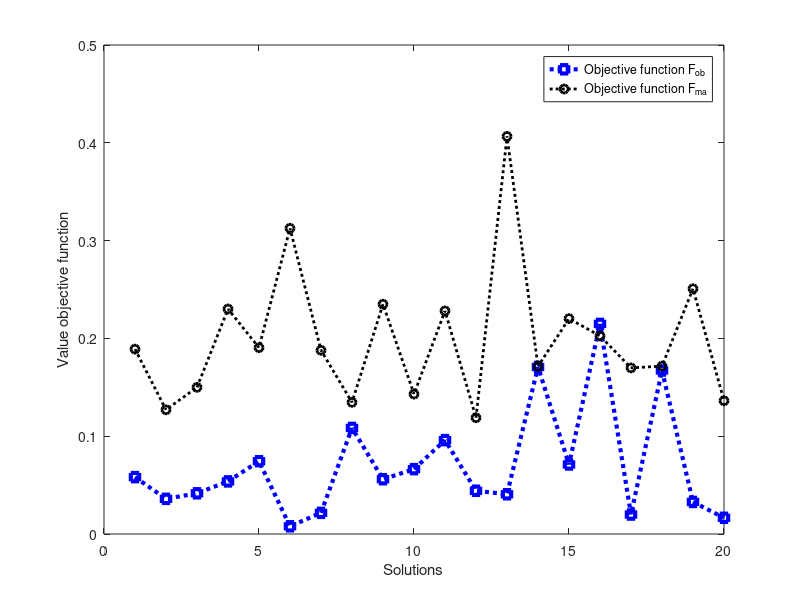

Write MATLAB code to recreate this figure.
%%%%%%%%%%%%%%%%%%%%%%%%%%%%%%%%%%%%%%%%%%%%%%%%%%%%%%%%%%%%%%%%%
% This code implements the technique proposed in the article titled:
% "A Novel Transformation Technique for Solving Highly Linear Systems of Equations via Evolutionary Algorithms".
% This program uses the GA-octave package to run genetic algorithms.
% To run this program correctly, ensure the GA-octave package is installed.
% and this file is saved in the correct folder.
%%%%%%%%%%%%%%%%%%%%%%%%%%%%%%%%%%%%%%%%%%%%%%%%%%%%%%%%%%%%%%%%%%

clear all  % Clear all variables from the workspace
pkg load statistics

num_runs = 20;  % Number of times each sub-block of the algorithm will run

% Define Bounds for the First Block (10 variables)
lb1 = -ones(1, 10);  % Generates a row of ten -1s
ub1 = ones(1, 10);   % Generates a row of ten 1s

% Define Bounds for the Second Block (5 variables)
lb2 = -ones(1, 5);   % Generates a row of five -1s
ub2 = ones(1, 5);    % Generates a row of five 1s


% =================================================================
% DEFINITION OF OBJECTIVE FUNCTIONS
% =================================================================

function z = funt(x)
    y = zeros(10, 1);  % Initialize y with zeros
    y(1) = x(6) - 0.16275449 * (x(1) * x(5) * x(9)) - 0.37842197;
    y(2) = x(7) - 0.15585316 * (x(3) * x(1) * x(9)) - 0.19807914;
    y(3) = x(8) - 0.19950920 * (x(3) * x(9) * x(2)) - 0.44166728;
    y(4) = x(9) - 0.18922793 * (x(4) * x(8) * x(5)) - 0.14654113;
    y(5) = x(5) - 0.19612740 * (x(5) * x(9) * x(4)) - 0.34504906;
    y(6) = x(1) - 0.18324757 * (x(7) * x(2) * x(10)) - 0.25428722;
    y(7) = x(2) - 0.16955071 * (x(1) * x(6) * x(5)) - 0.27162577;
    y(8) = x(3) - 0.21180486 * (x(6) * x(8) * x(4)) - 0.42937161;
    y(9) = x(4) - 0.17081208 * (x(1) * x(3) * x(9)) - 0.07056438;
    y(10) = x(10) - 0.21466544 * (x(7) * x(4) * x(1)) - 0.42651102;
    z = max(abs(y));  % Objective is the maximum absolute value of y
endfunction

function z = fun(x)
    S = [0.37842197 0.19807914 0.44166728 0.14654113 0.34504906];
    SE = [0.25428722, 0.27162577, 0.42937161, 0.07056438, 0.42651102];

    zh = zeros(5, 5);  % Initialize zh matrix with zeros
    zh(1, 1) = 1; zh(1, 4) = -0.16275449 * (x(1) * x(5));
    zh(2, 2) = 1; zh(2, 4) = -0.15585316 * (x(3) * x(1));
    zh(3, 3) = 1; zh(3, 4) = -0.19950920 * (x(3) * x(2));
    zh(4, 3) = -0.18922793 * (x(4) * x(5)); zh(4, 4) = 1;
    zh(5, 4) = -0.19612740 * (x(4) * x(5)); zh(5, 5) = 1;

    w = zeros(1, 10);  % Initialize w with zeros
    w(6:10) = (zh \ S')';  % Solve for w

    y = zeros(5, 1);  % Initialize y with zeros
    y(1) = x(1) - 0.18324757 * (w(7) * x(2) * w(10));
    y(2) = x(2) - 0.16955071 * (x(1) * w(6) * x(5));
    y(3) = x(3) - 0.21180486 * (w(6) * w(8) * x(4));
    y(4) = x(4) - 0.17081208 * (x(1) * x(3) * w(9));
    y(5) = x(5) - 0.21466544 * (w(7) * x(4) * x(1));

    z = sum(abs(y' - SE));  % Objective is the sum of absolute differences
endfunction


% =================================================================
% ALGORITHM EXECUTION
% =================================================================

% --- First Run Block (F_ma) ---
tic  % Start timer
for i = 1: num_runs
    [root, fval] = ga(@funt, 10, [], [], [], [], lb1, ub1);
    ST(i, :) = [fval, root];  % Store results
endfor
time1 = toc;  % Stop timer
TMt1 = time1 / num_runs;  % Calculate average time per generation

% --- Second Run Block (F_ob) ---
tic  % Start timer
for i = 1:num_runs
    [root, fval] = ga(@fun, 5, [], [], [], [], lb2, ub2);
    SF(i, :) = [fval, root];  % Store results
endfor
time_2 = toc;  % Stop timer
TMt2 = time_2 / num_runs;  % Calculate average time per generation


% =================================================================
% RESULTS AND PLOTTING
% =================================================================

xp = 1 : num_runs;  % X-axis values
ypt = ST(:, 1);  % Y-axis values for first objective function (F_ma)
yp = SF(:, 1);   % Y-axis values for second objective function (F_ob)

plot(xp, yp, ':bs', 'LineWidth', 3, xp, ypt, ':ko', 'LineWidth', 2);
legend('Objective function F_{ob}' , 'Objective function F_{ma}');  % Add legend
xlabel('Solutions');  % X-axis label
ylabel('Value objective function');  % Y-axis label

% --- Statistical Non-Parametric Test ---
disp('--------------------------------------------------')
disp('Calculating the Wilcoxon Rank-Sum Test (Mann-Whitney)...')
p_value = ranksum(yp, ypt)
disp('--------------------------------------------------')
